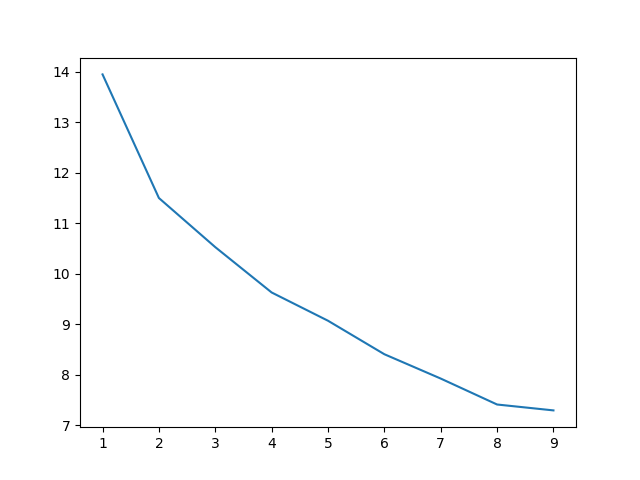

Generate this figure with Python:
import sys
import torch
import torch.nn as nn
import torch.optim as optim
import torch.nn.functional as F
from torch.utils.data import DataLoader,TensorDataset
from torch.nn.utils.rnn import pack_sequence, pad_packed_sequence
from word2id import get_id_ja, get_vocab_ja
from word2id import get_id_en, get_vocab_en
import torch.tensor as Tensor
from torch.nn.init import xavier_uniform_
import math
from tqdm import tqdm
import MeCab
import pickle
from beam import beam_search_decoding
import matplotlib.pyplot as plt
import sacrebleu



class PositionalEncoding(nn.Module):
    def __init__(self, d_model, dropout=0.1, max_len=42):
        super(PositionalEncoding, self).__init__()
        self.dropout = nn.Dropout(p=dropout)
        self.d_model = d_model
        pe = torch.zeros(max_len, d_model)
        position = torch.arange(0, max_len, dtype=torch.float).unsqueeze(1)
        div_term = torch.exp(torch.arange(0, d_model, 2).float() * (-math.log(10000.0) / d_model))
        pe[:, 0::2] = torch.sin(position * div_term)
        pe[:, 1::2] = torch.cos(position * div_term)
        pe = pe.unsqueeze(0).transpose(0, 1)
        self.register_buffer('pe', pe)

    def forward(self, x):
        x = x * math.sqrt(self.d_model)
        x = x + self.pe[:x.size(0), :]
        return self.dropout(x)

    
class MyTransformer(nn.Module):
    # def __init__(self, d_model: int = 512, nhead: int = 8, num_encoder_layers: int = 6,
    #              num_decoder_layers: int = 6, dim_feedforward: int = 2048, dropout: float = 0.1,
    #              activation: str = "relu",source_vocab_length: int = 60000,target_vocab_length: int = 60000) -> None:
    def __init__(self, device, max_len, d_model: int = 512, nhead: int = 8, num_encoder_layers: int = 6,
                 num_decoder_layers: int = 6, dim_feedforward: int = 2048, dropout: float = 0.1,
                 activation: str = "relu", source_vocab_length: int = 60000, target_vocab_length: int = 60000) -> None:
        super(MyTransformer, self).__init__()
        self.source_embedding = nn.Embedding(source_vocab_length, d_model, padding_idx=pad_id)
        self.pos_encoder = PositionalEncoding(d_model, max_len=max_len)
        encoder_layer = nn.TransformerEncoderLayer(d_model, nhead, dim_feedforward, dropout, activation)
        encoder_norm = nn.LayerNorm(d_model)
        self.encoder = nn.TransformerEncoder(encoder_layer, num_encoder_layers, encoder_norm)
        self.target_embedding = nn.Embedding(target_vocab_length, d_model, padding_idx=pad_id)
        decoder_layer = nn.TransformerDecoderLayer(d_model, nhead, dim_feedforward, dropout, activation)
        decoder_norm = nn.LayerNorm(d_model)
        self.decoder = nn.TransformerDecoder(decoder_layer, num_decoder_layers, decoder_norm)
        self.out = nn.Linear(d_model, target_vocab_length)
        self._reset_parameters()
        self.d_model = d_model
        self.nhead = nhead
        self.device = device


    def forward(self, src, tgt, src_mask = None, tgt_mask = None,
                memory_mask = None, src_key_padding_mask = None,
                tgt_key_padding_mask = None, memory_key_padding_mask = None) -> Tensor:


        if src.size(1) != tgt.size(1):
            raise RuntimeError("the batch number of src and tgt must be equal")
        if src_key_padding_mask != None:
            src_key_padding_mask = src_key_padding_mask.transpose(0,1)
        if tgt_key_padding_mask != None:
            tgt_key_padding_mask = tgt_key_padding_mask.transpose(0,1)

        src = self.source_embedding(src)
        src = self.pos_encoder(src)
        memory = self.encoder(src, mask=src_mask, src_key_padding_mask=src_key_padding_mask)
        tgt = self.target_embedding(tgt)
        tgt = self.pos_encoder(tgt)

        size = tgt.size(0)

        tgt_mask = torch.triu(torch.ones(size, size)==1).transpose(0,1)
        tgt_mask = tgt_mask.float().masked_fill(tgt_mask == 0, float('-inf')).masked_fill(tgt_mask == 1, float(0.0))
        tgt_mask = tgt_mask.to(self.device)

        output = self.decoder(tgt, memory, tgt_mask=tgt_mask, memory_mask=memory_mask,
                              tgt_key_padding_mask=tgt_key_padding_mask,
                              memory_key_padding_mask=memory_key_padding_mask)
        output = self.out(output)
        return output


    def _reset_parameters(self):
        r"""Initiate parameters in the transformer model."""
        for p in self.parameters():
            if p.dim() > 1:
                xavier_uniform_(p)

def list2tensor(data):
    new = []
    for s in data:
        new.append(torch.tensor(s[:42]))

    packed_inputs= pack_sequence(new,enforce_sorted=False)
    padded_packed_inputs = pad_packed_sequence(packed_inputs, batch_first=True,total_length=max_len)
    return padded_packed_inputs



device = torch.device('cuda:1' if torch.cuda.is_available() else 'cpu')
print(device)

pad_id = 0
bos_id = 1
eos_id = 2

batch_size=16
max_len=42

#データの読み込み
X_train = get_id_ja('kftt-data-1.0/data/tok/kyoto-train.cln.ja')
X_valid = get_id_ja('kftt-data-1.0/data/tok/kyoto-dev.ja')
X_test  = get_id_ja('kftt-data-1.0/data/tok/kyoto-test.ja')

Y_train = get_id_en('kftt-data-1.0/data/tok/kyoto-train.cln.en')
Y_valid = get_id_en('kftt-data-1.0/data/tok/kyoto-dev.en')
Y_test  = get_id_en('kftt-data-1.0/data/tok/kyoto-test.en')


X_train=list2tensor(X_train)
X_train=X_train[0]
Y_train=list2tensor(Y_train)
Y_train=Y_train[0]

X_valid = list2tensor(X_valid)
X_valid = X_valid[0]
Y_valid = list2tensor(Y_valid)
Y_valid = Y_valid[0]

X_test = list2tensor(X_test)
X_test = X_test[0]
Y_test = list2tensor(Y_test)
Y_test = Y_test[0]



train_dataset = TensorDataset(X_train, Y_train)
train_loader = DataLoader(train_dataset, batch_size=batch_size, shuffle=True)

valid_dataset = TensorDataset(X_valid, Y_valid)
valid_loader = DataLoader(valid_dataset, batch_size=batch_size, shuffle=False)

test_dataset = TensorDataset(X_test, Y_test)
test_loader = DataLoader(test_dataset, batch_size=1, shuffle=False)

V_ja = get_vocab_ja()
V_en = get_vocab_en()
model = MyTransformer(device=device, max_len=max_len, source_vocab_length=V_ja, target_vocab_length=V_en).to(device)


optim = optim.Adam(model.parameters(), lr=1e-5, betas=(0.9, 0.98), eps=1e-9)
criterion = nn.CrossEntropyLoss(ignore_index=pad_id, reduction='sum')




def evaluation(valid_loader, model):
    model.eval()

    len_loader = len(valid_loader)
    total_loss = 0

    with torch.no_grad():
        for i, batch in enumerate(valid_loader, 1):
            src = batch[0].to(device, non_blocking=True)
            tgt = batch[1].to(device, non_blocking=True)

            tgt_input = tgt[:, :-1]
            targets = tgt[:, 1:].contiguous().view(-1)

            # paddingを無視するためのmask
            src_padding_mask = (src == pad_id).transpose(0,1).to(device, non_blocking=True)
            tgt_padding_mask = (tgt_input == pad_id).transpose(0,1).to(device, non_blocking=True)

            preds = model(src.transpose(0,1), tgt_input.transpose(0,1), src_key_padding_mask = src_padding_mask, tgt_key_padding_mask = tgt_padding_mask)

            print_n_best(decoded_seqs[0])
            preds_logits = preds.transpose(0,1).contiguous().view(-1, preds.size(-1))         
            loss = criterion(preds_logits, targets)
            total_loss += loss.item() / batch_size


        
    return total_loss / len_loader

def train(train_loader, valid_loader, model, optim, epoch):
    model.train()

    len_loader = len(train_loader)
    total_loss = 0

    global best_valid_loss, best_epoch, best_batch

    for i, batch in tqdm(enumerate(train_loader, 1)):
        src = batch[0].to(device, non_blocking=True)
        tgt = batch[1].to(device, non_blocking=True)
        tgt_input = tgt[:, :-1]
        targets = tgt[:, 1:].contiguous().view(-1)

        # paddingを無視するためのmask
        src_padding_mask = (src == pad_id).transpose(0,1).to(device, non_blocking=True)
        tgt_padding_mask = (tgt_input == pad_id).transpose(0,1).to(device, non_blocking=True)

        # Forward, backprop, optimizer
        #optim.zero_grad()
        for param in model.parameters():
            param.grad = None
        preds = model(src.transpose(0,1), tgt_input.transpose(0,1), src_key_padding_mask=src_padding_mask, tgt_key_padding_mask=tgt_padding_mask)
        preds = preds.transpose(0,1).contiguous().view(-1, preds.size(-1))

        loss = criterion(preds, targets)

        del src, tgt, tgt_input, targets, src_padding_mask, tgt_padding_mask, preds
        torch.cuda.empty_cache()

        loss.backward()
        optim.step()
        total_loss += loss.item() / batch_size


        if i % 200 == 0:
            train_loss = total_loss / 10
            print_list = [epoch[0], i, train_loss]
            print(f"Epoch [{epoch[0]}/{epoch[1]}] Batch[{i}/{len_loader}] complete. train_loss = {train_loss}")
        
        
        if i % 1000 == 0:
            valid_loss= evaluation(valid_loader, model)
            print_list = [epoch[0], i, valid_loss]
            print(f"Epoch [{epoch[0]}/{epoch[1]}] Batch[{i}/{len_loader}] complete. valid_loss = {valid_loss}")

            # bestモデル保存
            if valid_loss < best_valid_loss:
                best_valid_loss, best_epoch, best_batch = valid_loss, epoch[0], i
                torch.save(model.state_dict(), "best_model.pt")
                print("best models saved")
            print(f"Best Valid Loss = {best_valid_loss} (Epoch: {best_epoch}, Batch: {best_batch})\n\n")
            model.train()
        
def test(test_loader,beam_width):
    model.eval()

    pred_questions = []

    beam_width = beam_width
    n_best = 1
    max_dec_steps = 100
    with open('id2word_en','rb') as f:
        id2word_dict=pickle.load(f)

    with open('kftt-data-1.0/data/tok/kyoto-test.en') as f:
        lines=f.readlines()


    
    with torch.no_grad():
        total_score=0
        for (src , _ ), references in zip(test_loader,lines):
            # バッチサイズ1でsrcを取り出す
            # 例： tensor([[   10,  3641,    14, 12805,   256,  6920,  2040,  6126,     8,   165, ...]])
            n_best_list = beam_search_decoding(model, src, beam_width, n_best, bos_id, eos_id, pad_id, max_dec_steps, device)
            hypothesis=[]
            for tok in n_best_list[0][1:]:
                if tok == eos_id:break
                hypothesis.append(id2word_dict[tok])

            hypothesis=' '.join(hypothesis) 
            references = references.rstrip()
            bleu=sacrebleu.corpus_bleu(references,hypothesis)
            total_score+=bleu.score
            
    
    
    return total_score/len(test_loader)

    
model.load_state_dict(torch.load('best_model.pt'))
print(test(test_loader,1))

"""
[プログラムの結果]
13.949511562642078
"""

score_list=[]
for i in range(1,100):  
    BLUEscore=test(test_loader,i)
    score_list.append(BLUEscore)


fig = plt.figure()
x = range(1,100)
y = score_list
 
plt.plot(x,y)
fig.savefig("94.png")
plt.show()
